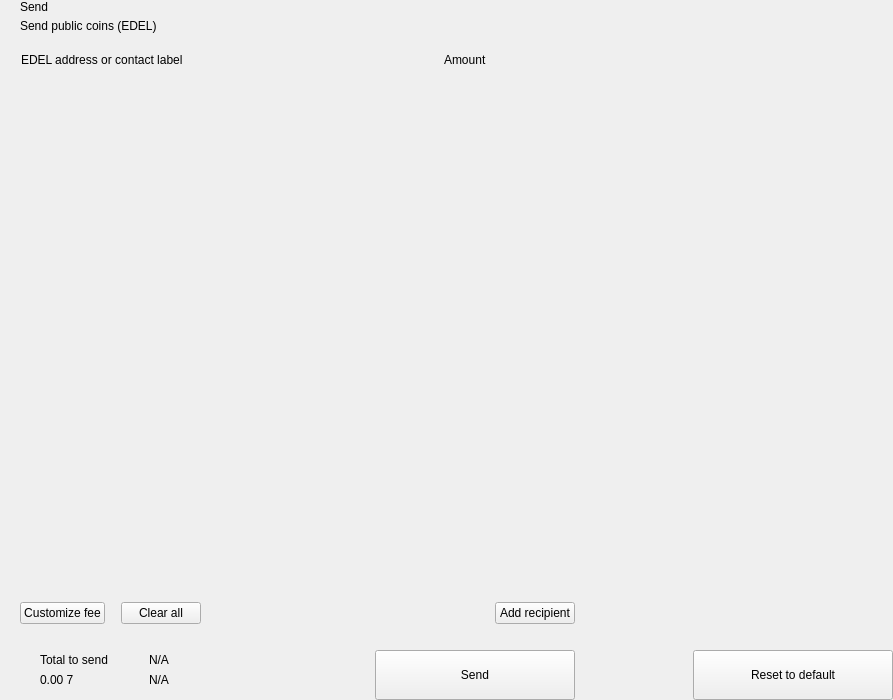
<?xml version="1.0" encoding="UTF-8"?>
<ui version="4.0">
 <class>send</class>
 <widget class="QWidget" name="send">
  <property name="geometry">
   <rect>
    <x>0</x>
    <y>0</y>
    <width>893</width>
    <height>700</height>
   </rect>
  </property>
  <property name="windowTitle">
   <string>Form</string>
  </property>
  <layout class="QHBoxLayout" name="horizontalLayout_2" stretch="2,1">
   <property name="spacing">
    <number>0</number>
   </property>
   <property name="leftMargin">
    <number>0</number>
   </property>
   <property name="topMargin">
    <number>0</number>
   </property>
   <property name="rightMargin">
    <number>0</number>
   </property>
   <property name="bottomMargin">
    <number>0</number>
   </property>
   <item>
    <widget class="QWidget" name="left" native="true">
     <layout class="QVBoxLayout" name="verticalLayout_3">
      <property name="spacing">
       <number>0</number>
      </property>
      <property name="leftMargin">
       <number>0</number>
      </property>
      <property name="topMargin">
       <number>0</number>
      </property>
      <property name="rightMargin">
       <number>0</number>
      </property>
      <property name="bottomMargin">
       <number>0</number>
      </property>
      <item>
       <layout class="QVBoxLayout" name="verticalLayout_22" stretch="0,0,0,1,0,0,0,0">
        <property name="spacing">
         <number>0</number>
        </property>
        <item>
         <layout class="QHBoxLayout" name="horizontalLayout_3">
          <property name="spacing">
           <number>0</number>
          </property>
          <property name="leftMargin">
           <number>20</number>
          </property>
          <property name="rightMargin">
           <number>20</number>
          </property>
          <item>
           <layout class="QVBoxLayout" name="verticalLayout">
            <property name="spacing">
             <number>5</number>
            </property>
            <item>
             <widget class="QLabel" name="labelTitle">
              <property name="text">
               <string>Send</string>
              </property>
              <property name="alignment">
               <set>Qt::AlignLeading|Qt::AlignLeft|Qt::AlignVCenter</set>
              </property>
             </widget>
            </item>
            <item>
             <widget class="QLabel" name="labelSubtitle1">
              <property name="text">
               <string>Send public coins (EDEL)</string>
              </property>
             </widget>
            </item>
           </layout>
          </item>
          <item>
           <spacer name="horizontalSpacer">
            <property name="orientation">
             <enum>Qt::Horizontal</enum>
            </property>
            <property name="sizeHint" stdset="0">
             <size>
              <width>40</width>
              <height>20</height>
             </size>
            </property>
           </spacer>
          </item>
         </layout>
        </item>
        <item>
         <spacer name="verticalSpacer_2">
          <property name="orientation">
           <enum>Qt::Vertical</enum>
          </property>
          <property name="sizeType">
           <enum>QSizePolicy::Fixed</enum>
          </property>
          <property name="sizeHint" stdset="0">
           <size>
            <width>20</width>
            <height>20</height>
           </size>
          </property>
         </spacer>
        </item>
        <item>
         <layout class="QHBoxLayout" name="horizontalLayout" stretch="6,0,2">
          <property name="spacing">
           <number>0</number>
          </property>
          <property name="leftMargin">
           <number>10</number>
          </property>
          <property name="topMargin">
           <number>0</number>
          </property>
          <property name="rightMargin">
           <number>20</number>
          </property>
          <property name="bottomMargin">
           <number>0</number>
          </property>
          <item>
           <widget class="QLabel" name="labelSubtitleAddress">
            <property name="styleSheet">
             <string notr="true">margin-left:8px;</string>
            </property>
            <property name="text">
             <string>EDEL address or contact label</string>
            </property>
           </widget>
          </item>
          <item>
           <spacer name="horizontalSpacer_3">
            <property name="orientation">
             <enum>Qt::Horizontal</enum>
            </property>
            <property name="sizeType">
             <enum>QSizePolicy::Fixed</enum>
            </property>
            <property name="sizeHint" stdset="0">
             <size>
              <width>40</width>
              <height>1</height>
             </size>
            </property>
           </spacer>
          </item>
          <item>
           <widget class="QLabel" name="labelSubtitleAmount">
            <property name="text">
             <string>Amount</string>
            </property>
           </widget>
          </item>
         </layout>
        </item>
        <item>
         <widget class="QScrollArea" name="scrollArea">
          <property name="minimumSize">
           <size>
            <width>0</width>
            <height>350</height>
           </size>
          </property>
          <property name="styleSheet">
           <string notr="true">#scrollArea {
            background:transparent;
            margin-top:10px;
}</string>
          </property>
          <property name="horizontalScrollBarPolicy">
           <enum>Qt::ScrollBarAlwaysOff</enum>
          </property>
          <property name="sizeAdjustPolicy">
           <enum>QAbstractScrollArea::AdjustIgnored</enum>
          </property>
          <property name="widgetResizable">
           <bool>true</bool>
          </property>
          <property name="alignment">
           <set>Qt::AlignLeading|Qt::AlignLeft|Qt::AlignTop</set>
          </property>
          <widget class="QWidget" name="scrollAreaWidgetContents">
           <property name="geometry">
            <rect>
             <x>0</x>
             <y>0</y>
             <width>591</width>
             <height>16</height>
            </rect>
           </property>
           <property name="sizePolicy">
            <sizepolicy hsizetype="Preferred" vsizetype="Maximum">
             <horstretch>0</horstretch>
             <verstretch>0</verstretch>
            </sizepolicy>
           </property>
           <property name="autoFillBackground">
            <bool>false</bool>
           </property>
           <property name="styleSheet">
            <string notr="true">#scrollAreaWidgetContents {
             background:transparent;
             }</string>
           </property>
           <layout class="QVBoxLayout" name="verticalLayout_7">
            <property name="spacing">
             <number>0</number>
            </property>
            <property name="sizeConstraint">
             <enum>QLayout::SetDefaultConstraint</enum>
            </property>
            <property name="leftMargin">
             <number>0</number>
            </property>
            <property name="topMargin">
             <number>0</number>
            </property>
            <property name="rightMargin">
             <number>0</number>
            </property>
            <property name="bottomMargin">
             <number>0</number>
            </property>
           </layout>
          </widget>
         </widget>
        </item>
        <item>
         <spacer name="verticalSpacer_4">
          <property name="orientation">
           <enum>Qt::Vertical</enum>
          </property>
          <property name="sizeType">
           <enum>QSizePolicy::Fixed</enum>
          </property>
          <property name="sizeHint" stdset="0">
           <size>
            <width>20</width>
            <height>20</height>
           </size>
          </property>
         </spacer>
        </item>
        <item>
         <layout class="QHBoxLayout" name="horizontalLayout_20">
          <property name="spacing">
           <number>6</number>
          </property>
          <property name="leftMargin">
           <number>20</number>
          </property>
          <property name="rightMargin">
           <number>20</number>
          </property>
          <item>
           <widget class="QPushButton" name="pushButtonFee">
            <property name="focusPolicy">
             <enum>Qt::NoFocus</enum>
            </property>
            <property name="text">
             <string>Customize fee</string>
            </property>
           </widget>
          </item>
          <item>
           <spacer name="horizontalSpacer_11">
            <property name="orientation">
             <enum>Qt::Horizontal</enum>
            </property>
            <property name="sizeType">
             <enum>QSizePolicy::Minimum</enum>
            </property>
            <property name="sizeHint" stdset="0">
             <size>
              <width>10</width>
              <height>20</height>
             </size>
            </property>
           </spacer>
          </item>
          <item>
           <widget class="QPushButton" name="pushButtonClear">
            <property name="focusPolicy">
             <enum>Qt::NoFocus</enum>
            </property>
            <property name="layoutDirection">
             <enum>Qt::RightToLeft</enum>
            </property>
            <property name="text">
             <string>Clear all</string>
            </property>
           </widget>
          </item>
          <item>
           <spacer name="horizontalSpacer_2">
            <property name="orientation">
             <enum>Qt::Horizontal</enum>
            </property>
            <property name="sizeHint" stdset="0">
             <size>
              <width>40</width>
              <height>20</height>
             </size>
            </property>
           </spacer>
          </item>
          <item>
           <widget class="QPushButton" name="pushButtonAddRecipient">
            <property name="focusPolicy">
             <enum>Qt::NoFocus</enum>
            </property>
            <property name="text">
             <string>Add recipient</string>
            </property>
           </widget>
          </item>
         </layout>
        </item>
        <item>
         <spacer name="verticalSpacer">
          <property name="orientation">
           <enum>Qt::Vertical</enum>
          </property>
          <property name="sizeType">
           <enum>QSizePolicy::Fixed</enum>
          </property>
          <property name="sizeHint" stdset="0">
           <size>
            <width>20</width>
            <height>16</height>
           </size>
          </property>
         </spacer>
        </item>
        <item>
         <layout class="QHBoxLayout" name="horizontalLayout_7">
          <property name="rightMargin">
           <number>20</number>
          </property>
          <item>
           <layout class="QHBoxLayout" name="horizontalLayout_10">
            <property name="spacing">
             <number>0</number>
            </property>
            <property name="leftMargin">
             <number>8</number>
            </property>
            <item>
             <widget class="QStackedWidget" name="stackedWidget">
              <property name="minimumSize">
               <size>
                <width>0</width>
                <height>60</height>
               </size>
              </property>
              <property name="maximumSize">
               <size>
                <width>16777215</width>
                <height>60</height>
               </size>
              </property>
              <widget class="QWidget" name="page1">
               <layout class="QVBoxLayout" name="verticalLayout_71" stretch="0">
                <property name="spacing">
                 <number>6</number>
                </property>
                <property name="leftMargin">
                 <number>12</number>
                </property>
                <property name="topMargin">
                 <number>0</number>
                </property>
                <property name="rightMargin">
                 <number>0</number>
                </property>
                <property name="bottomMargin">
                 <number>0</number>
                </property>
                <item>
                 <widget class="QWidget" name="coinWidget" native="true">
                  <property name="minimumSize">
                   <size>
                    <width>0</width>
                    <height>60</height>
                   </size>
                  </property>
                  <property name="maximumSize">
                   <size>
                    <width>16777215</width>
                    <height>60</height>
                   </size>
                  </property>
                  <layout class="QHBoxLayout" name="horizontalLayout_9">
                   <property name="spacing">
                    <number>0</number>
                   </property>
                   <property name="leftMargin">
                    <number>20</number>
                   </property>
                   <property name="topMargin">
                    <number>10</number>
                   </property>
                   <property name="rightMargin">
                    <number>20</number>
                   </property>
                   <property name="bottomMargin">
                    <number>10</number>
                   </property>
                   <item>
                    <layout class="QVBoxLayout" name="verticalSend">
                     <property name="spacing">
                      <number>0</number>
                     </property>
                     <item>
                      <widget class="QLabel" name="labelTitleTotalSend">
                       <property name="text">
                        <string>Total to send</string>
                       </property>
                      </widget>
                     </item>
                     <item>
                      <widget class="QLabel" name="labelAmountSend">
                       <property name="text">
                        <string notr="true">0.00 7</string>
                       </property>
                      </widget>
                     </item>
                    </layout>
                   </item>
                   <item>
                    <spacer name="horizontalSpacer_9">
                     <property name="orientation">
                      <enum>Qt::Horizontal</enum>
                     </property>
                     <property name="sizeType">
                      <enum>QSizePolicy::Fixed</enum>
                     </property>
                     <property name="sizeHint" stdset="0">
                      <size>
                       <width>20</width>
                       <height>20</height>
                      </size>
                     </property>
                    </spacer>
                   </item>
                   <item>
                    <widget class="QLabel" name="labelLine">
                     <property name="minimumSize">
                      <size>
                       <width>1</width>
                       <height>0</height>
                      </size>
                     </property>
                     <property name="maximumSize">
                      <size>
                       <width>1</width>
                       <height>16777215</height>
                      </size>
                     </property>
                     <property name="text">
                      <string/>
                     </property>
                    </widget>
                   </item>
                   <item>
                    <spacer name="horizontalSpacer_10">
                     <property name="orientation">
                      <enum>Qt::Horizontal</enum>
                     </property>
                     <property name="sizeType">
                      <enum>QSizePolicy::Fixed</enum>
                     </property>
                     <property name="sizeHint" stdset="0">
                      <size>
                       <width>20</width>
                       <height>20</height>
                      </size>
                     </property>
                    </spacer>
                   </item>
                   <item>
                    <layout class="QVBoxLayout" name="verticalRemaining">
                     <property name="spacing">
                      <number>0</number>
                     </property>
                     <item>
                      <widget class="QLabel" name="labelTitleTotalRemaining">
                       <property name="text">
                        <string notr="true">N/A</string>
                       </property>
                      </widget>
                     </item>
                     <item>
                      <widget class="QLabel" name="labelAmountRemaining">
                       <property name="text">
                        <string notr="true">N/A</string>
                       </property>
                      </widget>
                     </item>
                    </layout>
                   </item>
                  </layout>
                 </widget>
                </item>
               </layout>
              </widget>
              <widget class="QWidget" name="page_2"/>
             </widget>
            </item>
           </layout>
          </item>
          <item>
           <spacer name="horizontalSpacer_5">
            <property name="orientation">
             <enum>Qt::Horizontal</enum>
            </property>
            <property name="sizeType">
             <enum>QSizePolicy::Expanding</enum>
            </property>
            <property name="sizeHint" stdset="0">
             <size>
              <width>40</width>
              <height>20</height>
             </size>
            </property>
           </spacer>
          </item>
          <item alignment="Qt::AlignBottom">
           <widget class="QPushButton" name="pushButtonSave">
            <property name="minimumSize">
             <size>
              <width>200</width>
              <height>50</height>
             </size>
            </property>
            <property name="maximumSize">
             <size>
              <width>200</width>
              <height>50</height>
             </size>
            </property>
            <property name="focusPolicy">
             <enum>Qt::NoFocus</enum>
            </property>
            <property name="text">
             <string>Send</string>
            </property>
           </widget>
          </item>
         </layout>
        </item>
       </layout>
      </item>
     </layout>
    </widget>
   </item>
   <item>
    <widget class="QWidget" name="right" native="true">
     <layout class="QVBoxLayout" name="verticalLayout_5">
      <property name="leftMargin">
       <number>0</number>
      </property>
      <property name="topMargin">
       <number>0</number>
      </property>
      <property name="rightMargin">
       <number>0</number>
      </property>
      <property name="bottomMargin">
       <number>0</number>
      </property>
      <item>
       <layout class="QVBoxLayout" name="verticalLayout_4">
        <property name="spacing">
         <number>6</number>
        </property>
        <item>
         <widget class="OptionButton" name="btnCoinControl" native="true">
          <property name="minimumSize">
           <size>
            <width>0</width>
            <height>50</height>
           </size>
          </property>
         </widget>
        </item>
        <item>
         <widget class="OptionButton" name="btnChangeAddress" native="true">
          <property name="minimumSize">
           <size>
            <width>0</width>
            <height>50</height>
           </size>
          </property>
         </widget>
        </item>
        <item>
         <widget class="OptionButton" name="btnUri" native="true">
          <property name="minimumSize">
           <size>
            <width>0</width>
            <height>50</height>
           </size>
          </property>
         </widget>
        </item>
        <item>
         <spacer name="verticalSpacer_5">
          <property name="orientation">
           <enum>Qt::Vertical</enum>
          </property>
          <property name="sizeHint" stdset="0">
           <size>
            <width>20</width>
            <height>40</height>
           </size>
          </property>
         </spacer>
        </item>
        <item>
         <layout class="QHBoxLayout" name="horizontalLayout_8">
          <item>
           <spacer name="horizontalSpacer_7">
            <property name="orientation">
             <enum>Qt::Horizontal</enum>
            </property>
            <property name="sizeHint" stdset="0">
             <size>
              <width>40</width>
              <height>20</height>
             </size>
            </property>
           </spacer>
          </item>
          <item>
           <widget class="QPushButton" name="pushButtonReset">
            <property name="minimumSize">
             <size>
              <width>200</width>
              <height>50</height>
             </size>
            </property>
            <property name="maximumSize">
             <size>
              <width>200</width>
              <height>50</height>
             </size>
            </property>
            <property name="focusPolicy">
             <enum>Qt::NoFocus</enum>
            </property>
            <property name="text">
             <string>Reset to default</string>
            </property>
           </widget>
          </item>
         </layout>
        </item>
       </layout>
      </item>
     </layout>
    </widget>
   </item>
  </layout>
 </widget>
 <customwidgets>
  <customwidget>
   <class>OptionButton</class>
   <extends>QWidget</extends>
   <header>qt/pivx/optionbutton.h</header>
   <container>1</container>
  </customwidget>
 </customwidgets>
 <resources/>
 <connections/>
</ui>
